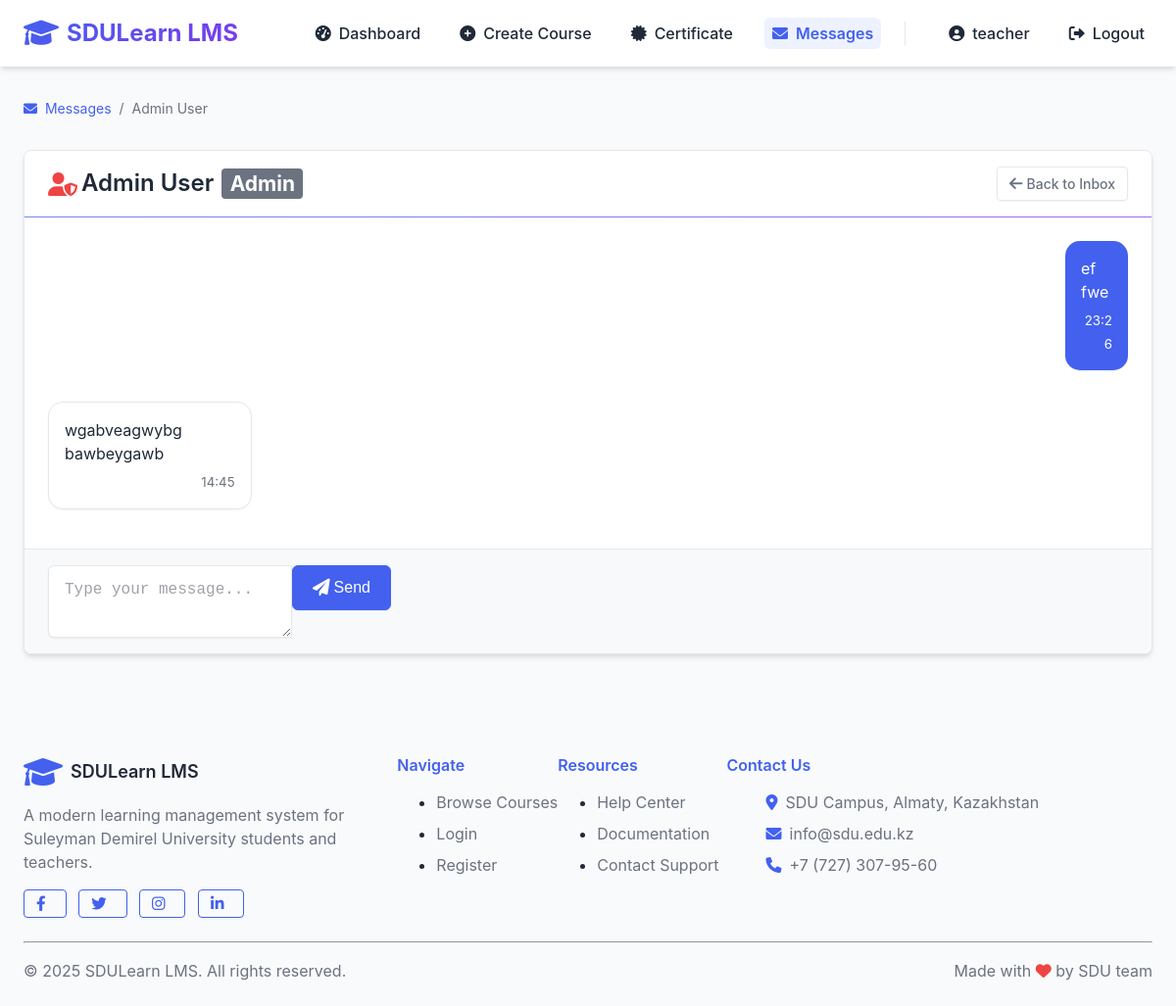
Screenshot of /messages/4 (signed in) with the database file from the repository.
### lms/models/user.py (models this page shows, shortened)
class User(db.Model, UserMixin):
    __tablename__ = 'users'
    id = db.Column(db.Integer, primary_key=True)
    first_name = db.Column(db.String(50), nullable=False)
    last_name = db.Column(db.String(50), nullable=False)
    email = db.Column(db.String(120), unique=True, nullable=False)
    password_hash = db.Column(db.String(256), nullable=False)
    role_id = db.Column(db.Integer, db.ForeignKey('roles.id'), nullable=False)
    about_me = db.Column(db.Text, nullable=True)
    is_active = db.Column(db.Boolean, default=True)
    created_at = db.Column(db.DateTime, default=datetime.utcnow)
    updated_at = db.Column(db.DateTime, default=datetime.utcnow, onupdate=datetime.utcnow)
    certificate_path = db.Column(db.String(255), nullable=True, default=None)
    certificate_verified = db.Column(db.Boolean, nullable=True, default=False)
    certificate_submitted_at = db.Column(db.DateTime, nullable=True, default=None)
    certificate_description = db.Column(db.Text, nullable=True)
    created_courses = db.relationship('Course', backref='teacher', lazy='dynamic')
    enrollments = db.relationship('Enrollment', back_populates='student', lazy='dynamic')
    submissions = db.relationship('Submission', back_populates='student', lazy='dynamic')
    @property
    def password(self):
        raise AttributeError('Password is not a readable attribute')
    def is_admin(self):
        return self.role.name == 'admin'
    def is_teacher(self):
        return self.role.name == 'teacher'
    def get_full_name(self):
        return f"{self.first_name} {self.last_name}"

class Role(db.Model):
    __tablename__ = 'roles'
    id = db.Column(db.Integer, primary_key=True)
    name = db.Column(db.String(20), unique=True, nullable=False)
    description = db.Column(db.String(100))
    users = db.relationship('User', backref='role', lazy='dynamic')

### lms/models/message.py (models this page shows, shortened)
class Message(db.Model):
    __tablename__ = 'messages'
    id = db.Column(db.Integer, primary_key=True)
    sender_id = db.Column(db.Integer, db.ForeignKey('users.id'), nullable=False)
    recipient_id = db.Column(db.Integer, db.ForeignKey('users.id'), nullable=False)
    content = db.Column(db.Text, nullable=False)
    read = db.Column(db.Boolean, default=False)
    created_at = db.Column(db.DateTime, default=datetime.utcnow, server_default=db.func.current_timestamp())
    sender = db.relationship('User', foreign_keys=[sender_id], backref='sent_messages')
    recipient = db.relationship('User', foreign_keys=[recipient_id], backref='received_messages')
    @staticmethod
    def get_conversation(user1_id, user2_id, limit=50):
        try:
            return Message.query.filter(
                ((Message.sender_id == user1_id) & (Message.recipient_id == user2_id)) |
                ((Message.sender_id == user2_id) & (Message.recipient_id == user1_id))
            ).order_by(Message.created_at.desc()).limit(limit).all()
        except Exception as e:
            logging.error(f"Error getting conversation: {str(e)}")
            return []
    @staticmethod
    def mark_conversation_as_read(user_id, other_user_id):
        try:
            unread_messages = Message.query.filter_by(sender_id=other_user_id, recipient_id=user_id, read=False).all()
            for message in unread_messages:
                message.read = True
            db.session.commit()
        except Exception as e:
            logging.error(f"Error marking messages as read: {str(e)}")
            db.session.rollback()

### lms/routes/messages.py (the view, shortened to what this page needs)
@messages_bp.route('/<int:user_id>')
@login_required
def conversation(user_id):
    try:
        other_user = User.query.get_or_404(user_id)
        can_message = True
        has_previous_messages = Message.query.filter(
            ((Message.sender_id == current_user.id) & (Message.recipient_id == user_id)) |
            ((Message.sender_id == user_id) & (Message.recipient_id == current_user.id))
        ).first() is not None
        if has_previous_messages:
            app.logger.debug(f"Users {current_user.id} and {user_id} have previous messages")
            can_message = True
        elif current_user.is_admin():
            app.logger.debug(f"Admin {current_user.id} can message anyone")
            can_message = True
        if not can_message:
            flash('You cannot message this user.', 'danger')
            return redirect(url_for('messages.inbox'))
        try:
            messages = Message.get_conversation(current_user.id, user_id)
            Message.mark_conversation_as_read(current_user.id, user_id)
            messages.reverse()
        except Exception as e:
            app.logger.error(f"Error getting messages: {str(e)}")
            messages = []
        return render_template(
            'messages/conversation.html',
            other_user=other_user,
            messages=messages
        )
    except Exception as e:
        app.logger.error(f"Error in conversation view: {str(e)}")
        flash("An error occurred loading the conversation. Please try again later.", "danger")
        return redirect(url_for('messages.inbox'))

### app.py (called while the page is built)
@login_manager.user_loader
def load_user(user_id):
    return User.query.get(int(user_id))

### lms/templates/messages/conversation.html (shortened to what this page needs)
{% extends 'base.html' %}
{% block content %}
<div class="breadcrumb">
    <div class="breadcrumb-item"><a href="{{ url_for('messages.inbox') }}"><i class="fas fa-envelope mr-1"></i> Messages</a></div>
    <div class="breadcrumb-item active">{{ other_user.get_full_name() }}</div>
</div>
<div class="card mb-4">
    <div class="card-header d-flex justify-content-between align-items-center">
        <h3 class="mb-0">
            {% if other_user.is_admin() %}
                <i class="fas fa-user-shield text-danger mr-1"></i>
            {% elif other_user.is_teacher() %}
                <i class="fas fa-chalkboard-teacher text-primary mr-1"></i>
            {% elif other_user.is_student() %}
                <i class="fas fa-user-graduate text-info mr-1"></i>
            {% endif %}
            {{ other_user.get_full_name() }}
            <span class="badge badge-secondary ml-2">{{ other_user.role.name|capitalize }}</span>
        </h3>
        <a href="{{ url_for('messages.inbox') }}" class="btn btn-outline-secondary btn-sm">
            <i class="fas fa-arrow-left mr-1"></i> Back to Inbox
        </a>
    </div>
    <div class="card-body" style="max-height: 60vh; overflow-y: auto;" id="messages-container">
        {% if messages %}
            <div class="messages">
                {% for message in messages %}
                    <div class="message mb-3 {% if message.sender_id == current_user.id %}message-sent{% else %}message-received{% endif %}">
                        <div class="message-bubble p-3 {% if message.sender_id == current_user.id %}bg-primary text-white{% else %}bg-light{% endif %}"
                             style="border-radius: 15px; max-width: 80%; {% if message.sender_id == current_user.id %}margin-left: auto;{% endif %}">
                            {{ message.content|replace('\n', '<br>') | safe }}
                            <div class="text-right mt-1">
                                <small class="{% if message.sender_id == current_user.id %}text-white-50{% else %}text-muted{% endif %}">
                                    {% if message.created_at %}
                                        {{ message.created_at.strftime('%H:%M') }}
                                    {% else %}
                                        now
                                    {% endif %}
                                </small>
                            </div>
                        </div>
                    </div>
                {% endfor %}
            </div>
        {% else %}
            <div class="text-center py-4">
                <i class="fas fa-comments mb-3" style="font-size: 3rem; color: var(--text-light);"></i>
                <p>No messages yet. Start the conversation!</p>
            </div>
        {% endif %}
    </div>
    <div class="card-footer">
        <form method="POST" action="{{ url_for('messages.send_message', user_id=other_user.id) }}" id="message-form">
            <div class="form-group mb-0">
                <div class="input-group">
                    <textarea class="form-control" name="content" placeholder="Type your message..." rows="2" required></textarea>
                    <div class="input-group-append">
                        <button type="submit" class="btn btn-primary">
                            <i class="fas fa-paper-plane mr-1"></i> Send
                        </button>
                    </div>
                </div>
            </div>
        </form>
    </div>
</div>
{% endblock %}

### lms/templates/base.html (shortened to what this page needs)
<!DOCTYPE html>
<html lang="en">
<head>
    <link rel="stylesheet" href="{{ url_for('static', filename='css/styles.css') }}">
    <link rel="stylesheet" href="https://cdnjs.cloudflare.com/ajax/libs/font-awesome/6.0.0-beta3/css/all.min.css">
</head>
<body>
    <nav class="navbar">
        <div class="container navbar-container">
            <a href="/" class="navbar-logo">
                <i class="fas fa-graduation-cap"></i> SDULearn LMS
            </a>
            <div class="navbar-collapse" id="navbar-collapse">
                <ul class="navbar-links" id="navbar-links">
                    {% if current_user.is_authenticated %}
                        {% if current_user.is_admin() %}
                            <li><a href="{{ url_for('admin.dashboard') }}" {% if request.path.startswith('/admin/dashboard') %}class="active"{% endif %}><i class="fas fa-tachometer-alt"></i> Dashboard</a></li>
                            <li><a href="{{ url_for('admin.manage_users') }}" {% if request.path.startswith('/admin/users') %}class="active"{% endif %}><i class="fas fa-users"></i> Users</a></li>
                            <li><a href="{{ url_for('admin.manage_teachers') }}" {% if request.path.startswith('/admin/teachers') %}class="active"{% endif %}><i class="fas fa-chalkboard-teacher"></i> Teachers</a></li>
                            <li><a href="{{ url_for('admin.manage_courses') }}" {% if request.path.startswith('/admin/courses') %}class="active"{% endif %}><i class="fas fa-book"></i> Courses</a></li>
                            <li><a href="{{ url_for('messages.inbox') }}" {% if request.path.startswith('/messages') %}class="active"{% endif %}><i class="fas fa-envelope"></i> Messages
                                <span id="messages-unread-badge" class="badge badge-danger" style="display: none;"></span>
                            </a></li>
                        {% elif current_user.is_teacher() %}
                            <li><a href="{{ url_for('teacher.dashboard') }}" {% if request.path.startswith('/teacher/dashboard') %}class="active"{% endif %}><i class="fas fa-tachometer-alt"></i> Dashboard</a></li>
                            <li><a href="{{ url_for('teacher.create_course') }}" {% if request.path.startswith('/teacher/create-course') %}class="active"{% endif %}><i class="fas fa-plus-circle"></i> Create Course</a></li>
                            <li><a href="{{ url_for('teacher.certificate') }}" {% if request.path.startswith('/teacher/certificate') %}class="active"{% endif %}><i class="fas fa-certificate"></i> Certificate</a></li>
                            <li><a href="{{ url_for('messages.inbox') }}" {% if request.path.startswith('/messages') %}class="active"{% endif %}><i class="fas fa-envelope"></i> Messages
                            </a></li>
                        {% endif %}
                        <li><a href="{{ url_for('auth.profile') }}" {% if request.path.startswith('/auth/profile') %}class="active"{% endif %}><i class="fas fa-user-circle"></i> {{ current_user.first_name }}</a></li>
                        <li><a href="{{ url_for('auth.logout') }}"><i class="fas fa-sign-out-alt"></i> Logout</a></li>
                    {% endif %}
                </ul>
            </div>
        </div>
    </nav>
    <div class="container py-4">
        {% block content %}{% endblock %}
    </div>
    <footer class="bg-white py-4 mt-5 border-top">
        <div class="container">
            <div class="row">
                <div class="col-md-4">
                    <div class="d-flex align-items-center mb-3">
                        <i class="fas fa-graduation-cap text-primary mr-2" style="font-size: 2rem;"></i>
                        <h5 class="mb-0">SDULearn LMS</h5>
                    </div>
                    <p class="text-muted">A modern learning management system for Suleyman Demirel University students and teachers.</p>
                    <div class="mt-3">
                        <a href="https://www.facebook.com/sdu.edu.kz/" target="_blank" class="btn btn-sm btn-outline-primary mr-2"><i class="fab fa-facebook-f"></i></a>
                        <a href="https://twitter.com/SDUAlmaty" target="_blank" class="btn btn-sm btn-outline-primary mr-2"><i class="fab fa-twitter"></i></a>
                        <a href="https://www.instagram.com/sdu_university/" target="_blank" class="btn btn-sm btn-outline-primary mr-2"><i class="fab fa-instagram"></i></a>
                        <a href="https://www.linkedin.com/school/suleyman-demirel-university/" target="_blank" class="btn btn-sm btn-outline-primary"><i class="fab fa-linkedin-in"></i></a>
                    </div>
                </div>
                <div class="col-md-2">
                    <h6 class="mb-3 text-primary">Navigate</h6>
                    <ul class="list-unstyled">
                        <li class="mb-2"><a href="{{ url_for('student.browse_courses') }}" class="text-muted">Browse Courses</a></li>
                        <li class="mb-2"><a href="{{ url_for('auth.login') }}" class="text-muted">Login</a></li>
                        <li class="mb-2"><a href="{{ url_for('auth.register') }}" class="text-muted">Register</a></li>
                    </ul>
                </div>
                <div class="col-md-2">
                    <h6 class="mb-3 text-primary">Resources</h6>
                    <ul class="list-unstyled">
                        <li class="mb-2"><a href="https://sdu.edu.kz/help-center/" target="_blank" class="text-muted">Help Center</a></li>
                        <li class="mb-2"><a href="https://sdu.edu.kz/documentation/" target="_blank" class="text-muted">Documentation</a></li>
                        <li class="mb-2"><a href="mailto:info@sdu.edu.kz" class="text-muted">Contact Support</a></li>
                    </ul>
                </div>
                <div class="col-md-4">
                    <h6 class="mb-3 text-primary">Contact Us</h6>
                    <ul class="list-unstyled">
                        <li class="mb-2 d-flex align-items-center">
                            <i class="fas fa-map-marker-alt text-primary mr-2"></i>
                            <span class="text-muted">SDU Campus, Almaty, Kazakhstan</span>
                        </li>
                        <li class="mb-2 d-flex align-items-center">
                            <i class="fas fa-envelope text-primary mr-2"></i>
                            <span class="text-muted">info@sdu.edu.kz</span>
                        </li>
                        <li class="mb-2 d-flex align-items-center">
                            <i class="fas fa-phone text-primary mr-2"></i>
                            <span class="text-muted">+7 (727) 307-95-60</span>
                        </li>
                    </ul>
                </div>
            </div>
            <hr class="mt-4 mb-3">
            <div class="d-flex justify-content-between align-items-center">
                <p class="mb-0 text-muted">© 2025 SDULearn LMS. All rights reserved.</p>
                <p class="mb-0 text-muted">Made with <i class="fas fa-heart text-danger"></i> by SDU team</p>
            </div>
        </div>
    </footer>
</body>
</html>

### lms/templates/base.html (style rules this page uses)
.navbar-container { position: relative; }
.navbar-collapse { display: flex; align-items: center; }

### rows the page displays
User: first_name "teacher"
User: get_full_name "Admin User"
Role: role.name "Admin"
Message: content "ef fwe", created_at "23:26"
Message: content "wgabveagwybg bawbeygawb", created_at "14:45"
